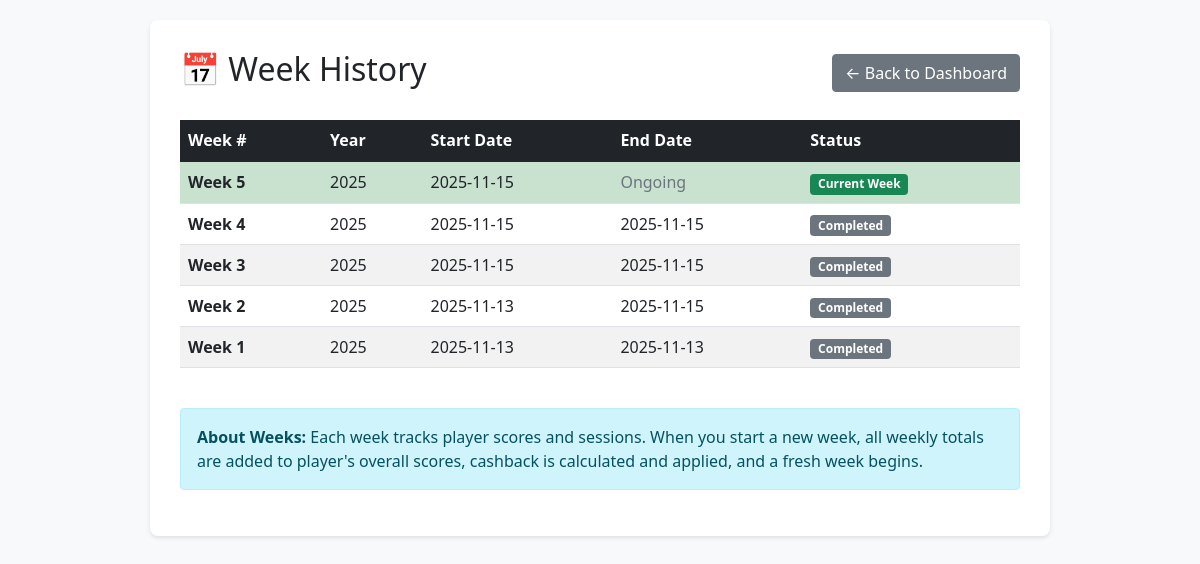
The app's page /week-history/ with its own data.
### scoreboard/models.py (models this page shows, shortened)
class Week(models.Model):
    week_number = models.IntegerField()
    year = models.IntegerField()
    start_date = models.DateField()
    end_date = models.DateField(null=True, blank=True)
    is_current = models.BooleanField(default=True)
    created_at = models.DateTimeField(auto_now_add=True)
    class Meta:
        ordering = ["-year", "-week_number"]
        unique_together = ["week_number", "year"]

### scoreboard/views.py (the view)
# urls.py: path("week-history/", views.week_history, name="week_history"),
def week_history(request):
    weeks = Week.objects.all()
    context = {
        "weeks": weeks,
    }
    return render(request, "mahjong/week_history.html", context)

### scoreboard/templates/mahjong/week_history.html (shortened to what this page needs)
<!DOCTYPE html>
<html lang="en">
<head>
    <link href="https://cdn.jsdelivr.net/npm/bootstrap@5.1.3/dist/css/bootstrap.min.css" rel="stylesheet">
</head>
<body>
    <div class="container">
        <div class="history-container">
            <div class="d-flex justify-content-between align-items-center mb-4">
                <h2>📅 Week History</h2>
                <a href="{% url 'dashboard' %}" class="btn btn-secondary">← Back to Dashboard</a>
            </div>
            <div class="table-responsive">
                <table class="table table-striped table-hover">
                    <thead class="table-dark">
                        <tr>
                            <th>Week #</th>
                            <th>Year</th>
                            <th>Start Date</th>
                            <th>End Date</th>
                            <th>Status</th>
                        </tr>
                    </thead>
                    <tbody>
                        {% for week in weeks %}
                            <tr class="{% if week.is_current %}current-week{% endif %}">
                                <td><strong>Week {{ week.week_number }}</strong></td>
                                <td>{{ week.year }}</td>
                                <td>{{ week.start_date|date:"Y-m-d" }}</td>
                                <td>
                                    {% if week.end_date %}
                                        {{ week.end_date|date:"Y-m-d" }}
                                    {% else %}
                                        <span class="text-muted">Ongoing</span>
                                    {% endif %}
                                </td>
                                <td>
                                    {% if week.is_current %}
                                        <span class="badge bg-success">Current Week</span>
                                    {% else %}
                                        <span class="badge bg-secondary">Completed</span>
                                    {% endif %}
                                </td>
                            </tr>
                        {% empty %}
                            <tr>
                                <td colspan="5" class="text-center text-muted py-4">
                                    No week history available yet.
                                </td>
                            </tr>
                        {% endfor %}
                    </tbody>
                </table>
            </div>
            <div class="alert alert-info mt-4">
                <strong>About Weeks:</strong> Each week tracks player scores and sessions. When you start a new week,
                all weekly totals are added to player's overall scores, cashback is calculated and applied, and a fresh
                week begins.
            </div>
        </div>
    </div>
</body>
</html>

### scoreboard/templates/mahjong/week_history.html (style rules this page uses)
body { background-color: #f8f9fa; padding: 20px; }
.history-container { max-width: 900px; margin: 0 auto; background: white; padding: 30px; border-radius: 8px; box-shadow: 0 2px 4px rgba(0,0,0,0.1); }
.current-week { background-color: #d4edda; }

### records on screen
Week: week_number "5", year "2025", start_date "2025-11-15", shows "Ongoing", is_current "Current Week"
Week: week_number "4", year "2025", start_date "2025-11-15", end_date "2025-11-15", is_current "Completed"
Week: week_number "3", year "2025", start_date "2025-11-15", end_date "2025-11-15", is_current "Completed"
Week: week_number "2", year "2025", start_date "2025-11-13", end_date "2025-11-15", is_current "Completed"
Week: week_number "1", year "2025", start_date "2025-11-13", end_date "2025-11-13", is_current "Completed"
